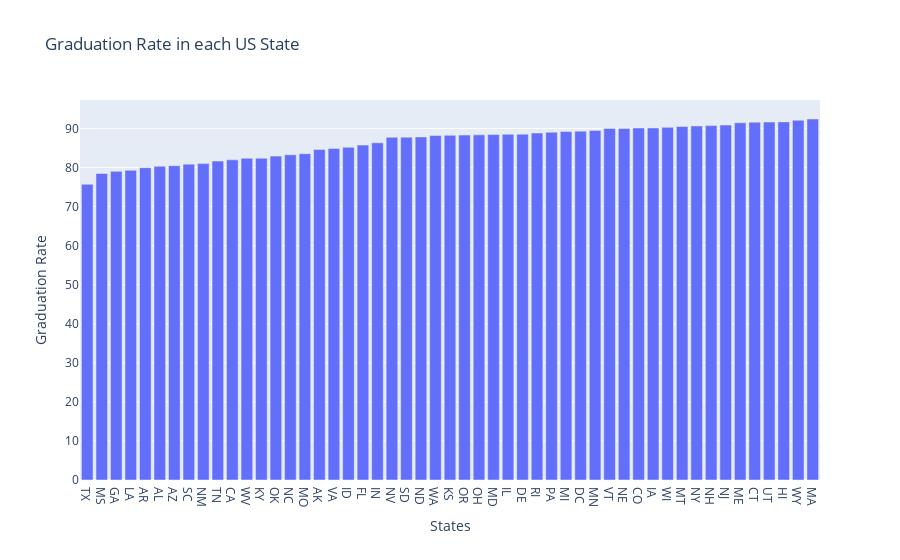

The cell this chart's notebook holds for it:
### Code cell
bar = px.bar(x=hs_graduation_rate.index,
            y=hs_graduation_rate.values,
            title="Graduation Rate in each US State")
bar.update_layout(xaxis_title='States',
                 yaxis_title='Graduation Rate')
bar.show()

### Figure 1 — Plotly figure (JSON) as saved in the notebook; plotly's stock layout.template omitted (floating-point values rounded to 4 significant figures)
{"data": [{"alignmentgroup": "True", "hovertemplate": "x=%{x}<br>y=%{y}<extra></extra>", "legendgroup": "", "marker": {"color": "#636efa", "pattern": {"shape": ""}}, "name": "", "offsetgroup": "", "orientation": "v", "showlegend": false, "textposition": "auto", "type": "bar", "x": ["TX", "MS", "GA", "LA", "AR", "AL", "AZ", "SC", "NM", "TN", "CA", "WV", "KY", "OK", "NC", "MO", "AK", "VA", "ID", "FL", "IN", "NV", "SD", "ND", "WA", "KS", "OR", "OH", "MD", "IL", "DE", "RI", "PA", "MI", "DC", "MN", "VT", "NE", "CO", "IA", "WI", "MT", "NY", "NH", "NJ", "ME", "CT", "UT", "HI", "WY", "MA"], "xaxis": "x", "y": [75.69, 78.47, 79.01, 79.29, 79.95, 80.3, 80.47, 80.85, 80.98, 81.63, 81.96, 82.35, 82.37, 82.91, 83.25, 83.52, 84.63, 84.88, 85.17, 85.74, 86.32, 87.72, 87.75, 87.82, 88.2, 88.23, 88.3, 88.34, 88.42, 88.48, 88.52, 88.82, 89.02, 89.21, 89.3, 89.47, 89.98, 89.99, 90.11, 90.11, 90.26, 90.49, 90.61, 90.71, 90.85, 91.43, 91.59, 91.62, 91.67, 92.1, 92.4], "yaxis": "y"}], "layout": {"barmode": "relative", "legend": {"tracegroupgap": 0}, "title": {"text": "Graduation Rate in each US State"}, "xaxis": {"anchor": "y", "domain": [0, 1], "title": {"text": "States"}}, "yaxis": {"anchor": "x", "domain": [0, 1], "title": {"text": "Graduation Rate"}}}}
